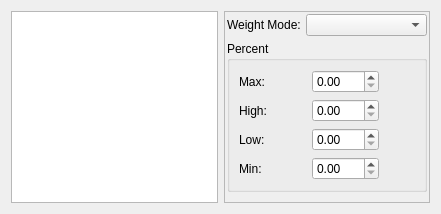
        <widget class="QWidget" name="tab">
         <attribute name="title">
          <string>Food</string>
         </attribute>
         <layout class="QHBoxLayout" name="horizontalLayout_14">
          <item>
           <widget class="QListWidget" name="listWidget">
            <property name="sizePolicy">
             <sizepolicy hsizetype="Expanding" vsizetype="Expanding">
              <horstretch>1</horstretch>
              <verstretch>0</verstretch>
             </sizepolicy>
            </property>
           </widget>
          </item>
          <item>
           <widget class="QFrame" name="frame_11">
            <property name="sizePolicy">
             <sizepolicy hsizetype="Preferred" vsizetype="Preferred">
              <horstretch>1</horstretch>
              <verstretch>0</verstretch>
             </sizepolicy>
            </property>
            <property name="frameShape">
             <enum>QFrame::StyledPanel</enum>
            </property>
            <property name="frameShadow">
             <enum>QFrame::Raised</enum>
            </property>
            <layout class="QFormLayout" name="formLayout_7">
             <property name="horizontalSpacing">
              <number>5</number>
             </property>
             <property name="verticalSpacing">
              <number>5</number>
             </property>
             <property name="leftMargin">
              <number>2</number>
             </property>
             <property name="topMargin">
              <number>2</number>
             </property>
             <property name="rightMargin">
              <number>2</number>
             </property>
             <property name="bottomMargin">
              <number>2</number>
             </property>
             <item row="0" column="0">
              <widget class="QLabel" name="label_49">
               <property name="text">
                <string>Weight Mode:</string>
               </property>
              </widget>
             </item>
             <item row="0" column="1">
              <widget class="QComboBox" name="comboBox_weightmode"/>
             </item>
             <item row="1" column="0" colspan="2">
              <widget class="QGroupBox" name="groupBox_9">
               <property name="title">
                <string>Percent</string>
               </property>
               <layout class="QGridLayout" name="gridLayout_5">
                <item row="1" column="1">
                 <widget class="QDoubleSpinBox" name="doubleSpinBox_high"/>
                </item>
                <item row="2" column="1">
                 <widget class="QDoubleSpinBox" name="doubleSpinBox_low"/>
                </item>
                <item row="3" column="0">
                 <widget class="QLabel" name="label_53">
                  <property name="text">
                   <string>Min:</string>
                  </property>
                 </widget>
                </item>
                <item row="1" column="0">
                 <widget class="QLabel" name="label_51">
                  <property name="text">
                   <string>High:</string>
                  </property>
                 </widget>
                </item>
                <item row="3" column="1">
                 <widget class="QDoubleSpinBox" name="doubleSpinBox_min"/>
                </item>
                <item row="2" column="0">
                 <widget class="QLabel" name="label_52">
                  <property name="text">
                   <string>Low:</string>
                  </property>
                 </widget>
                </item>
                <item row="0" column="0">
                 <widget class="QLabel" name="label_50">
                  <property name="text">
                   <string>Max:</string>
                  </property>
                 </widget>
                </item>
                <item row="0" column="1">
                 <widget class="QDoubleSpinBox" name="doubleSpinBox_max"/>
                </item>
                <item row="0" column="2">
                 <widget class="QToolButton" name="toolButton_colormax">
                  <property name="minimumSize">
                   <size>
                    <width>30</width>
                    <height>0</height>
                   </size>
                  </property>
                  <property name="text">
                   <string/>
                  </property>
                  <property name="autoRaise">
                   <bool>true</bool>
                  </property>
                 </widget>
                </item>
                <item row="1" column="2">
                 <widget class="QToolButton" name="toolButton_colorhigh">
                  <property name="minimumSize">
                   <size>
                    <width>30</width>
                    <height>0</height>
                   </size>
                  </property>
                  <property name="text">
                   <string/>
                  </property>
                  <property name="autoRaise">
                   <bool>true</bool>
                  </property>
                 </widget>
                </item>
                <item row="2" column="2">
                 <widget class="QToolButton" name="toolButton_colorlow">
                  <property name="minimumSize">
                   <size>
                    <width>30</width>
                    <height>0</height>
                   </size>
                  </property>
                  <property name="text">
                   <string/>
                  </property>
                  <property name="autoRaise">
                   <bool>true</bool>
                  </property>
                 </widget>
                </item>
                <item row="3" column="2">
                 <widget class="QToolButton" name="toolButton_colormin">
                  <property name="minimumSize">
                   <size>
                    <width>30</width>
                    <height>0</height>
                   </size>
                  </property>
                  <property name="text">
                   <string/>
                  </property>
                  <property name="autoRaise">
                   <bool>true</bool>
                  </property>
                 </widget>
                </item>
               </layout>
              </widget>
             </item>
            </layout>
           </widget>
          </item>
         </layout>
        </widget>
